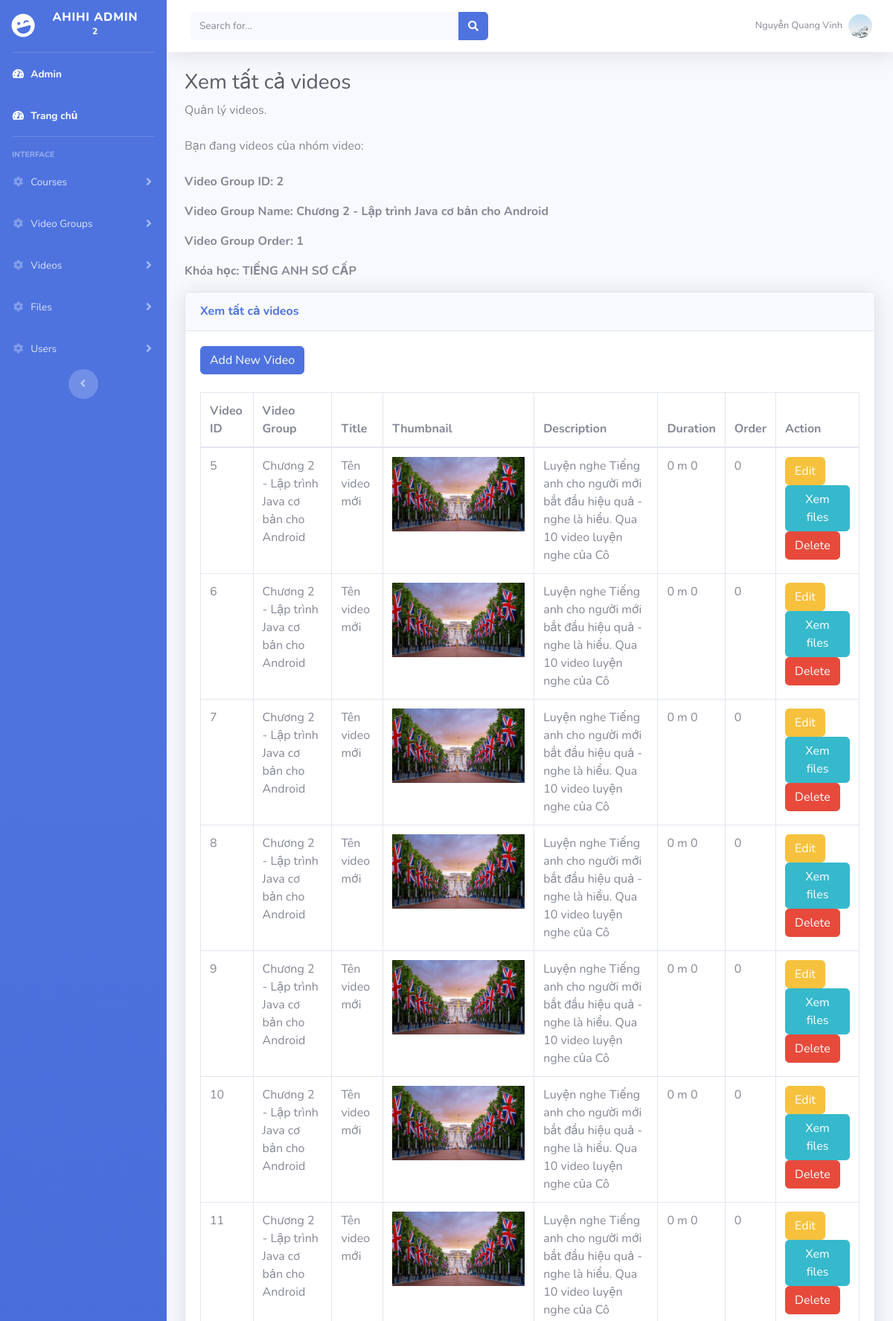
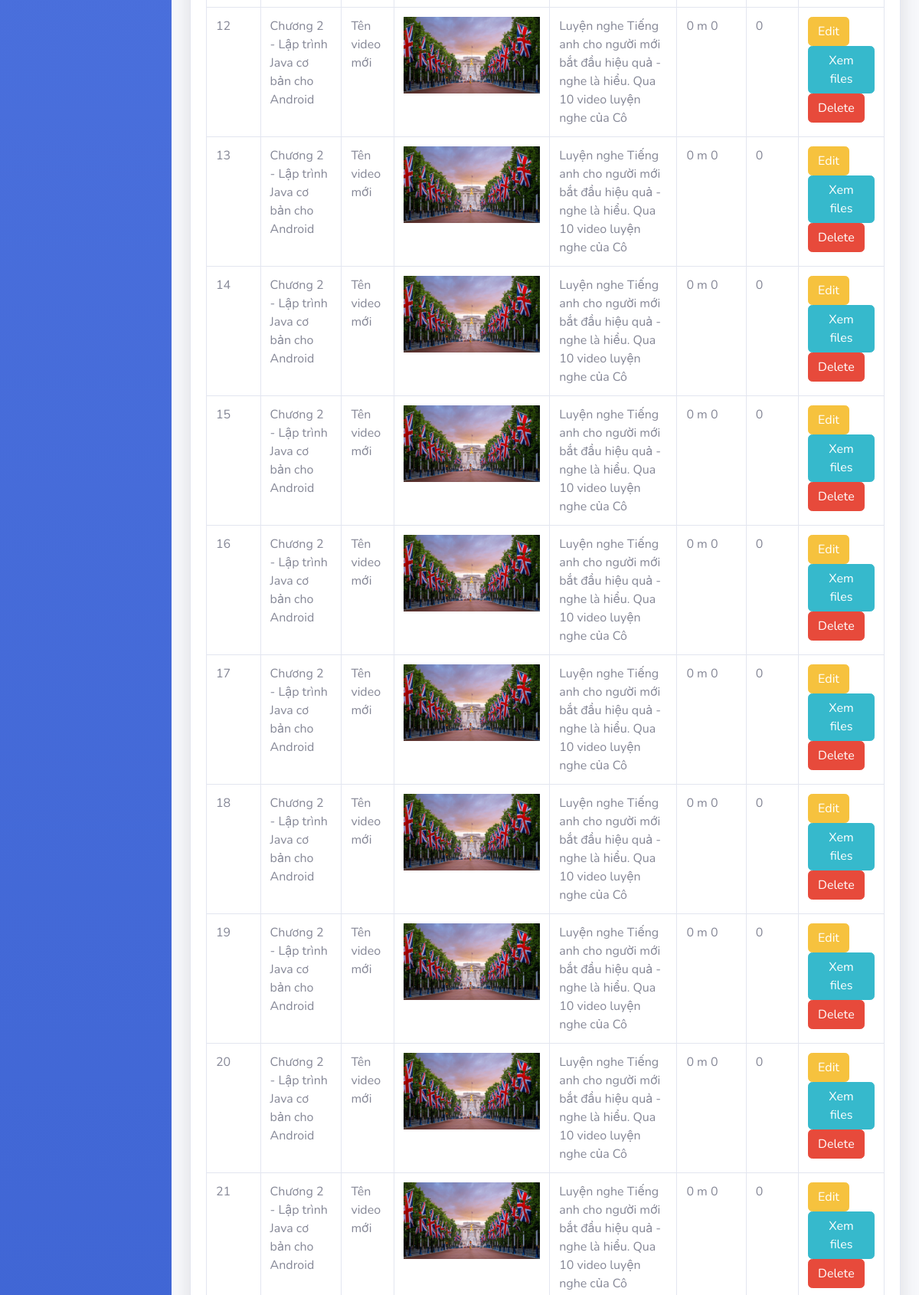
/horizontal/admin/pages/videos/videos_view.php?video_group_id=2 (signed in, upper part), run on the app's committed database (2 pictures, top to bottom).
### tables this page shows
CREATE TABLE `video_groups` (
  `id` int(4) UNSIGNED NOT NULL,
  `course_id` int(2) UNSIGNED NOT NULL,
  `name` varchar(255) NOT NULL,
  `video_group_order` int(2) UNSIGNED NOT NULL
);

CREATE TABLE `courses` (
  `id` int(2) UNSIGNED NOT NULL,
  `topic` varchar(20) NOT NULL,
  `type` varchar(20) NOT NULL,
  `name` varchar(80) NOT NULL,
  `slug` varchar(80) NOT NULL,
  `short_description` varchar(255) NOT NULL,
  `long_description` text NOT NULL,
  `thumbnail` varchar(255) NOT NULL,
  `old_price` double DEFAULT NULL,
  `price` double DEFAULT NULL,
  `remaining_slots` int(3) DEFAULT NULL,
  `inner_description` varchar(50) NOT NULL,
  `course_order` int(2) UNSIGNED NOT NULL DEFAULT 0,
  `user_id` int(2) UNSIGNED NOT NULL,
  `is_active` int(1) UNSIGNED NOT NULL DEFAULT 1
);

CREATE TABLE `videos` (
  `id` int(11) UNSIGNED NOT NULL,
  `title` varchar(255) NOT NULL,
  `thumbnail` text NOT NULL,
  `description` text NOT NULL,
  `link` text NOT NULL,
  `duration` int(4) UNSIGNED NOT NULL,
  `video_order` int(3) UNSIGNED NOT NULL DEFAULT 0,
  `video_group_id` int(4) UNSIGNED NOT NULL
);

### horizontal/admin/includes/classes/VideoGroup.php (called while the page is built, shortened)
<?php
class VideoGroup {
    private $db;
    public function __construct($db)
    {
        $this->db = $db;
    }
    public function get_video_group_by_id($video_group_id) {
        $sql = "SELECT * FROM video_groups WHERE id = '$video_group_id'";
        return $this->db->query($sql)->fetch();
    }
}
?>

### horizontal/admin/includes/classes/Course.php (called while the page is built, shortened)
<?php
class Course {
    private $db;
    public function __construct($db)
    {
        $this->db = $db;
    }
    public function get_course_by_id($courseId) {
        $sql = "SELECT * FROM courses where id = '$courseId'";
        return $this->db->query($sql)->fetch();
    }
}
?>

### horizontal/admin/includes/classes/Video.php (called while the page is built, shortened)
<?php
class Video {
    private $db;
    public function __construct($db)
    {
        $this->db = $db;
    }
    public function get_videos_by_video_group_id($video_group_id) {
        $sql = "SELECT * FROM videos WHERE video_group_id = '$video_group_id'";
        return $this->db->query($sql)->fetchAll();
    }
}
?>

### horizontal/includes/helpers.php (called while the page is built, shortened)
<?php
function formatVideoTime($seconds) {
    $hours = floor($seconds / 3600);
    $minutes = floor(($seconds / 60) % 60);
    $seconds = $seconds % 60;
    return "$minutes m $seconds ";
}

### horizontal/admin/pages/videos/videos_view.php (the view, shortened to what this page needs)
<?php
include("../../../includes/connect_db.php");
include("../../../includes/helpers.php");
include("../../includes/classes/Course.php");
include("../../includes/classes/VideoGroup.php");
include("../../includes/classes/Video.php");
if (isset($_GET['video_group_id'])) {
    $video_group_id = $_GET['video_group_id'];
} else {
    echo "Vui lòng chọn nhóm video";
}
$video_group_obj = new VideoGroup($db);
$current_video_group = $video_group_obj->get_video_group_by_id($video_group_id);
$video_obj = new Video($db);
$all_videos_by_video_group_id_arr = $video_obj->get_videos_by_video_group_id($video_group_id);
$course = new Course($db);
$current_course = $course->get_course_by_id($current_video_group['course_id']);
?>
<?php include("../../partials/header.php"); ?>
<?php include("../../partials/sidebar.php"); ?>
<?php include("../../partials/topbar.php") ?>
    <h1 class="h3 mb-2 text-gray-800">Xem tất cả videos</h1>
    <p class="mb-4">Quản lý videos</a>.</p>
    <p class="mb-4">Bạn đang videos của nhóm video:
    <p><strong>Video Group ID: <?= $current_video_group['id'] ?></strong></p>
    <p><strong>Video Group Name: <?= $current_video_group['name'] ?></strong></p>
    <p><strong>Video Group Order: <?= $current_video_group['video_group_order'] ?></strong></p>
    <p><strong>Khóa học: <?= $current_course['name'] ?></strong></p>
    </p>
    <div class="card shadow mb-4">
        <div class="card-header py-3">
            <h6 class="m-0 font-weight-bold text-primary">Xem tất cả videos</h6>
        </div>
        <div class="card-body">
            <div class="table-responsive">
                <table class="table table-bordered" id="dataTable" width="100%" cellspacing="0">
                    <a class="btn btn-primary mb-4" href="videos_add.php?video_group_id=<?= $current_video_group['id'] ?>">Add New Video</a>
                    <thead>
                    <tr>
                        <th>Video ID</th>
                        <th>Video Group</th>
                        <th>Title</th>
                        <th>Thumbnail</th>
                        <th>Description</th>
                        <th>Duration</th>
                        <th>Order</th>
                        <th>Action</th>
                    </tr>
                    </thead>
                    <tbody>
                    <?php
                    foreach ($all_videos_by_video_group_id_arr as $video):
                        ?>
                        <tr>
                            <td><?= $video['id'] ?></td>
                            <td><?= $video_group_obj->get_video_group_by_id($video['video_group_id'])['name'] ?></td>
                            <td><?= $video['title'] ?></td>
                            <td><img style="max-height: 100px;" src="<?= $video['thumbnail'] ?>" alt=""></td>
                            <td><?= $video['description'] ?></td>
                            <td><?= formatVideoTime($video['duration']) ?></td>
                            <td><?= $video['video_order'] ?></td>
                            <td>
                                <a class="btn btn-warning" href="videos_edit.php?id=<?= $video['id'] ?>">Edit</a>
                                <a class="btn btn-info" href="../files/files_view.php?video_id=<?= $video['id'] ?>">Xem files</a>
                                <a href="videos_delete.php?id=<?= $video['id'] ?>" class="btn btn-danger"
                                   onclick="return confirm('Bạn có chắc muốn xóa không ?');">Delete</a>
                            </td>
                        </tr>
                    <?php endforeach; ?>
                    </tbody>
                </table>
            </div>
        </div>
    </div>
<?php include("../../partials/footer.php") ?>

### data on the page
video_groups: id "2", name "Chương 2 - Lập trình Java cơ bản cho Android", video_group_order "1"
courses: name "TIẾNG ANH SƠ CẤP"
videos: id "5", video_group.name "Chương 2 - Lập trình Java cơ bản cho Android", title "Tên video mới", thumbnail (picture), description "Luyện nghe Tiếng anh cho người mới bắt đầu hiệu quả - nghe là hiểu. Qua 10 video luyện nghe của Cô", duration "0 m 0", video_order "0"
videos: id "6", video_group.name "Chương 2 - Lập trình Java cơ bản cho Android", title "Tên video mới", thumbnail (picture), description "Luyện nghe Tiếng anh cho người mới bắt đầu hiệu quả - nghe là hiểu. Qua 10 video luyện nghe của Cô", duration "0 m 0", video_order "0"
videos: id "7", video_group.name "Chương 2 - Lập trình Java cơ bản cho Android", title "Tên video mới", thumbnail (picture), description "Luyện nghe Tiếng anh cho người mới bắt đầu hiệu quả - nghe là hiểu. Qua 10 video luyện nghe của Cô", duration "0 m 0", video_order "0"
videos: id "8", video_group.name "Chương 2 - Lập trình Java cơ bản cho Android", title "Tên video mới", thumbnail (picture), description "Luyện nghe Tiếng anh cho người mới bắt đầu hiệu quả - nghe là hiểu. Qua 10 video luyện nghe của Cô", duration "0 m 0", video_order "0"
videos: id "9", video_group.name "Chương 2 - Lập trình Java cơ bản cho Android", title "Tên video mới", thumbnail (picture), description "Luyện nghe Tiếng anh cho người mới bắt đầu hiệu quả - nghe là hiểu. Qua 10 video luyện nghe của Cô", duration "0 m 0", video_order "0"
videos: id "10", video_group.name "Chương 2 - Lập trình Java cơ bản cho Android", title "Tên video mới", thumbnail (picture), description "Luyện nghe Tiếng anh cho người mới bắt đầu hiệu quả - nghe là hiểu. Qua 10 video luyện nghe của Cô", duration "0 m 0", video_order "0"
videos: id "11", video_group.name "Chương 2 - Lập trình Java cơ bản cho Android", title "Tên video mới", thumbnail (picture), description "Luyện nghe Tiếng anh cho người mới bắt đầu hiệu quả - nghe là hiểu. Qua 10 video luyện nghe của Cô", duration "0 m 0", video_order "0"
videos: id "12", video_group.name "Chương 2 - Lập trình Java cơ bản cho Android", title "Tên video mới", thumbnail (picture), description "Luyện nghe Tiếng anh cho người mới bắt đầu hiệu quả - nghe là hiểu. Qua 10 video luyện nghe của Cô", duration "0 m 0", video_order "0"
videos: id "13", video_group.name "Chương 2 - Lập trình Java cơ bản cho Android", title "Tên video mới", thumbnail (picture), description "Luyện nghe Tiếng anh cho người mới bắt đầu hiệu quả - nghe là hiểu. Qua 10 video luyện nghe của Cô", duration "0 m 0", video_order "0"
videos: id "14", video_group.name "Chương 2 - Lập trình Java cơ bản cho Android", title "Tên video mới", thumbnail (picture), description "Luyện nghe Tiếng anh cho người mới bắt đầu hiệu quả - nghe là hiểu. Qua 10 video luyện nghe của Cô", duration "0 m 0", video_order "0"
videos: id "15", video_group.name "Chương 2 - Lập trình Java cơ bản cho Android", title "Tên video mới", thumbnail (picture), description "Luyện nghe Tiếng anh cho người mới bắt đầu hiệu quả - nghe là hiểu. Qua 10 video luyện nghe của Cô", duration "0 m 0", video_order "0"
videos: id "16", video_group.name "Chương 2 - Lập trình Java cơ bản cho Android", title "Tên video mới", thumbnail (picture), description "Luyện nghe Tiếng anh cho người mới bắt đầu hiệu quả - nghe là hiểu. Qua 10 video luyện nghe của Cô", duration "0 m 0", video_order "0"
videos: id "17", video_group.name "Chương 2 - Lập trình Java cơ bản cho Android", title "Tên video mới", thumbnail (picture), description "Luyện nghe Tiếng anh cho người mới bắt đầu hiệu quả - nghe là hiểu. Qua 10 video luyện nghe của Cô", duration "0 m 0", video_order "0"
videos: id "18", video_group.name "Chương 2 - Lập trình Java cơ bản cho Android", title "Tên video mới", thumbnail (picture), description "Luyện nghe Tiếng anh cho người mới bắt đầu hiệu quả - nghe là hiểu. Qua 10 video luyện nghe của Cô", duration "0 m 0", video_order "0"
videos: id "19", video_group.name "Chương 2 - Lập trình Java cơ bản cho Android", title "Tên video mới", thumbnail (picture), description "Luyện nghe Tiếng anh cho người mới bắt đầu hiệu quả - nghe là hiểu. Qua 10 video luyện nghe của Cô", duration "0 m 0", video_order "0"
videos: id "20", video_group.name "Chương 2 - Lập trình Java cơ bản cho Android", title "Tên video mới", thumbnail (picture), description "Luyện nghe Tiếng anh cho người mới bắt đầu hiệu quả - nghe là hiểu. Qua 10 video luyện nghe của Cô", duration "0 m 0", video_order "0"
videos: id "21", video_group.name "Chương 2 - Lập trình Java cơ bản cho Android", title "Tên video mới", thumbnail (picture), description "Luyện nghe Tiếng anh cho người mới bắt đầu hiệu quả - nghe là hiểu. Qua 10 video luyện nghe của Cô", duration "0 m 0", video_order "0"

### other printed values
$_SESSION['user']['full_name'] "Nguyễn Quang Vinh"
